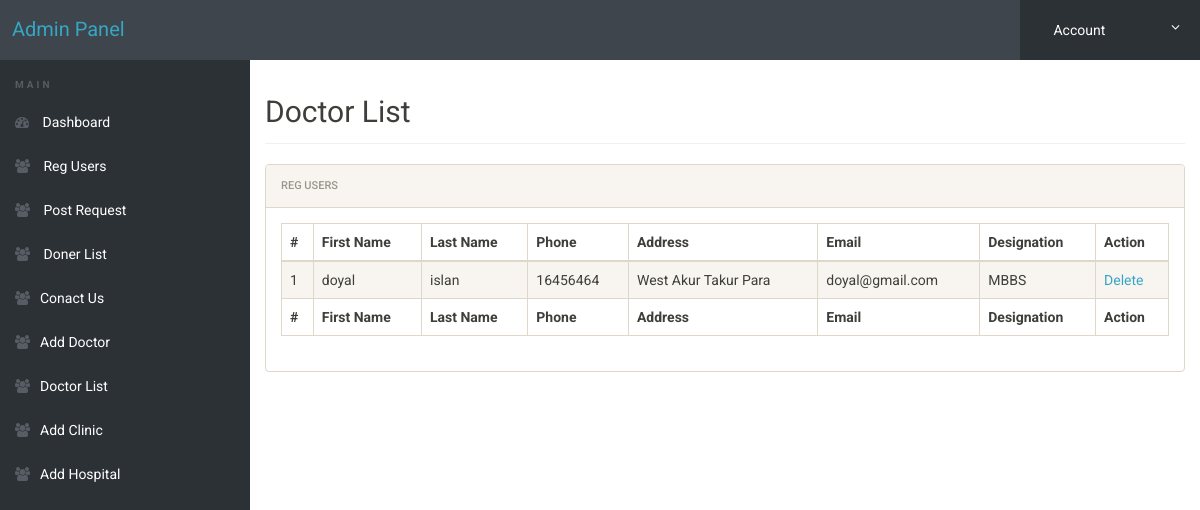
The page /admin/doctor-list.php (signed in) on the database as committed earlier.
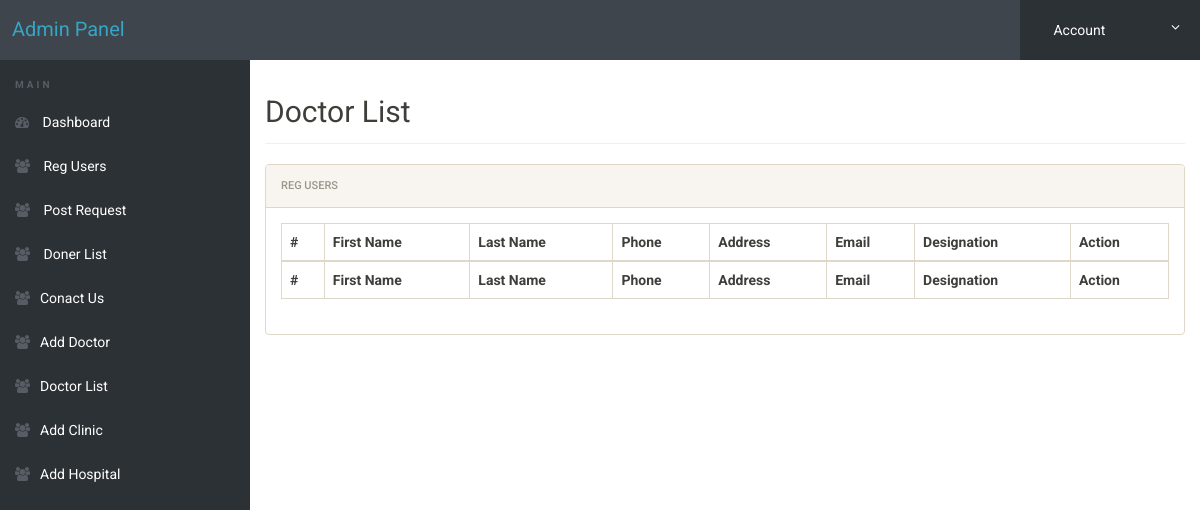
The same page on the database as committed later.
### tables this page shows
CREATE TABLE IF NOT EXISTS `add_doctor` (
  `id` int(11) NOT NULL AUTO_INCREMENT,
  `fastName` varchar(50) NOT NULL,
  `Lastname` varchar(50) NOT NULL,
  `phone` varchar(50) NOT NULL,
  `address` varchar(100) NOT NULL,
  `email` varchar(50) NOT NULL,
  `password` varchar(50) NOT NULL,
  `designation` varchar(50) NOT NULL,
  PRIMARY KEY (`id`)
);

### admin/doctor-list.php (the view, shortened to what this page needs)
<!doctype html>
<html lang="en" class="no-js">
<head>
	<link rel="stylesheet" href="css/font-awesome.min.css">
	<link rel="stylesheet" href="css/bootstrap.min.css">
	<link rel="stylesheet" href="css/dataTables.bootstrap.min.css">
	<link rel="stylesheet" href="css/bootstrap-social.css">
	<link rel="stylesheet" href="css/bootstrap-select.css">
	<link rel="stylesheet" href="css/fileinput.min.css">
	<link rel="stylesheet" href="css/awesome-bootstrap-checkbox.css">
	<link rel="stylesheet" href="css/style.css">
</head>
<body>
	<?php include('includes/header.php');?>
	<div class="ts-main-content">
		<?php include('includes/leftbar.php');?>
		<div class="content-wrapper">
			<div class="container-fluid">
				<div class="row">
					<div class="col-md-12">
						<h2 class="page-title">Doctor List</h2>
						<div class="panel panel-default">
							<div class="panel-heading">Reg Users</div>
							<div class="panel-body">
								<table id="zctb" class="display table table-striped table-bordered table-hover" cellspacing="0" width="100%">
									<thead>
										<tr>
											<th>#</th>
											<th> First Name</th>
											<th>Last Name </th>
											<th>Phone</th>
											<th>Address</th>
											<th>Email</th>
											<th>Designation</th>
											<th>Action</th>
										</tr>
									</thead>
									<tfoot>
										<tr>
											<th>#</th>
											<th> First Name</th>
											<th>Last Name </th>
											<th>Phone</th>
											<th>Address</th>
											<th>Email</th>
											<th>Designation</th>
											<th>Action</th>
										</tr>
									</tfoot>
									<tbody>
<?php
    $query = "SELECT * FROM  add_doctor";
	$result= mysqli_query($connect, $query);
foreach($result as $data)
{
$id = $data['id'];
?>
										<tr>
											<td> <?php echo $data['id']?></td>
											<td><?php echo $data['fastName']?></td>
											<td><?php echo $data['Lastname']?></td>
											<td><?php echo $data['phone']?></td>
											<td><?php echo $data['address']?></td>
											<td><?php echo $data['email']?></td>
											<td><?php echo $data['designation']?></td>
											<td><a href="doctor-list.php?eid=<?php echo $id?>">Delete</a></td>
										</tr>
<?php }?>
									</tbody>
								</table>
							</div>
						</div>
					</div>
				</div>
			</div>
		</div>
	</div>
</body>
</html>

Rows that differ between the two databases and show on the page:
removed add_doctor: id "1", fastName "doyal", Lastname "islan", phone "16456464", address "West Akur Takur Para", email "doyal@gmail.com", designation "MBBS"
